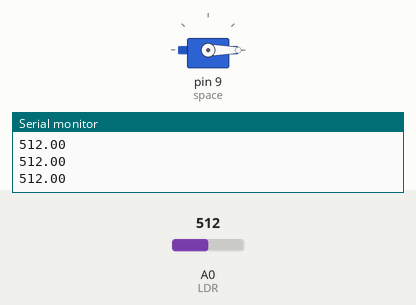
Recording of a sketch running on a simulated Arduino Uno, built with avr-gcc and run on an emulated ATmega328P. Parts: servo, the last lines printed to the serial monitor. The test bench sets the inputs (shaded band); at power-on: A0 (LDR) = 512.

Above: at 1.2 s.
1.3 s: A0 (LDR) set to 692
2.8 s: A0 (LDR) set to 709
At 2.9 s:
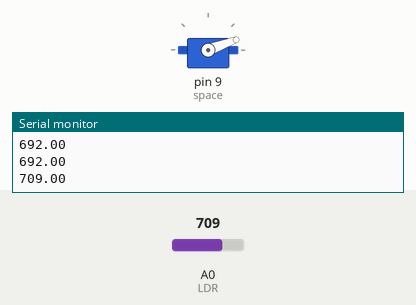
5.8 s: A0 (LDR) set to 511
At 5.8 s:
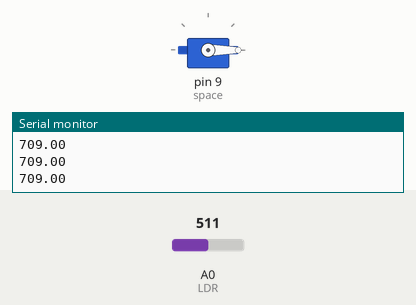
7.3 s: A0 (LDR) set to 716
At 7.38 s:
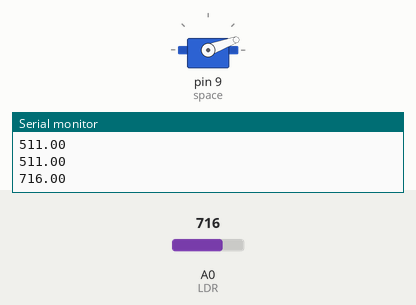
Timing chart, 0 to 11.3 s (numbered marks = the images above; inputs shaded):
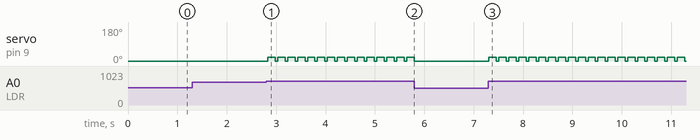

The sketch:

main.ino
```cpp
#define LIM 700
#define LDR A0

#include <Servo.h>

Servo space;

void setup() {
  space.attach(9);
  space.write(0);

  Serial.begin(9600);
}

void loop() {
  float ldr = analogRead(LDR);

  Serial.println(ldr);

  if(ldr > LIM){
    space.write(20);
    delay(150);
  }
  space.write(0);
  delay(50);
}
```

Measured:
- the behaviour switches between 700 and 701 on A0 (LDR) (found by bisection; images 0 and 1)
- after the input at 2.8 s, servo on pin 9 (space): alternates 20° for 0.15 s and 0° for 0.05 s, starting at once
- after the input at 5.8 s, servo on pin 9 (space): stops changing and stays 0°
- after the input at 7.3 s, servo on pin 9 (space): alternates 20° for 0.15 s and 0° for 0.05 s, starting at once
